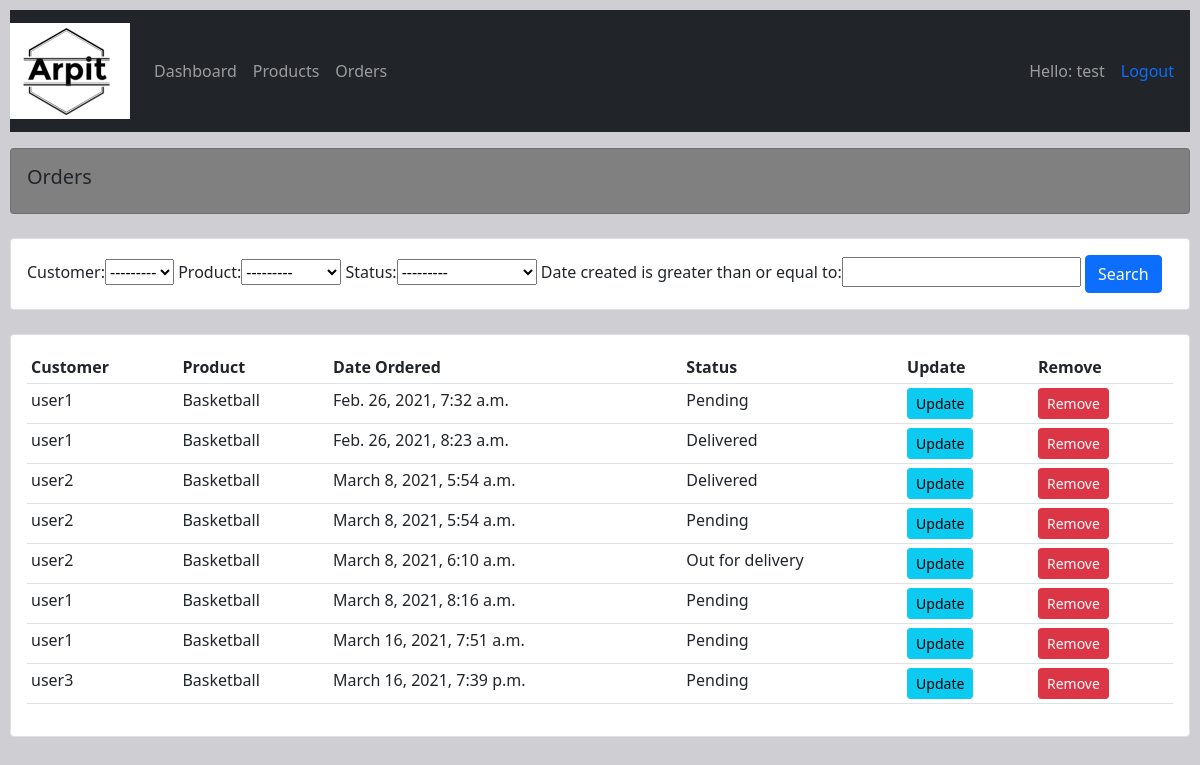
The page /orders/ (signed in) on the database as committed earlier.
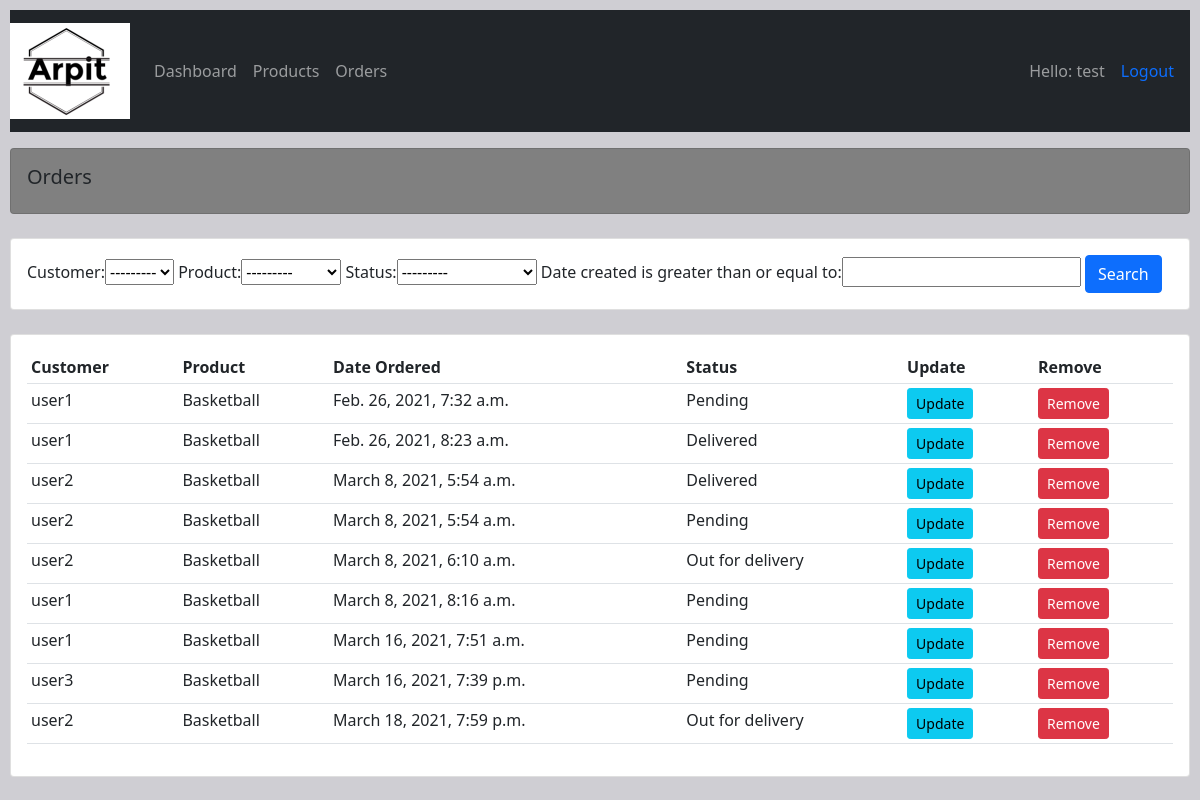
The same page on the database as committed later.
### crm1/models.py (models this page shows, shortened)
class Order(models.Model):
    STATUS = (
        ('Pending', 'Pending'),
        ('Out for delivery', 'Out for delivery'),
        ('Delivered', 'Delivered'),
    )
    customer = models.ForeignKey(
        Customer, null=True, on_delete=models.SET_NULL)
    product = models.ForeignKey(Product, null=True, on_delete=models.SET_NULL)
    date_created = models.DateTimeField(auto_now_add=True, null=True)
    status = models.CharField(max_length=200, choices=STATUS)

class Customer(models.Model):
    user = models.OneToOneField(User, null=True, on_delete=models.CASCADE)
    name = models.CharField(max_length=250, null=True)
    phone = models.CharField(max_length=15, null=True)
    email = models.EmailField(max_length=50, null=True)
    date_created = models.DateTimeField(auto_now_add=True, null=True)
    profile_picture = models.ImageField(default='Arpit.png',null=True, blank=True)
    def __str__(self):
        return str(self.name)

class Product(models.Model):
    CATEGORY = (
        ('Indoor', 'Indoor'),
        ('Outdoor', 'Outdoor'),
    )
    name = models.CharField(max_length=250, null=True)
    price = models.FloatField(null=True)
    category = models.CharField(max_length=250, null=True, choices=CATEGORY)
    description = models.CharField(max_length=200, null=True, blank=True
                                   )
    date_created = models.DateTimeField(auto_now_add=True, null=True)
    tags = models.ManyToManyField(Tag)
    def __str__(self):
        return self.name

### crm1/decorators.py (the view)
        def wrapper_func(request, *args, **kwargs):
            group = None
            if request.user.groups.exists():
                group = request.user.groups.all()[0].name
            if group in allowed_roles:
                return view_func(request, *args, **kwargs)
            else:
                return HttpResponse('You are not authorised to access this Page.')

### crm1/views.py (called while the page is built)
@login_required(login_url='login')
@allowed_users('admin')
def orders(request):
    orders = Order.objects.all()
    orderfilter = OrderFilterAll(request.GET , queryset=orders)
    orders = orderfilter.qs
    context ={'orders':orders,
            'orderfilter':orderfilter,
            }
    return render(request, 'crm1/orders.html', context)

### crm1/templates/crm1/orders.html
{% extends 'crm1/base.html' %}
{% block content %}
<div class="row">
    <div class="col-md ">
        <div class="card card-body " style = "background-color: grey;">
            <h5 class="card-title" >Orders</h5>
        </div>
        <br>
        <div class="row">
            <div class="col">
                <div class="card card-body">
                    <form method="get">
                        {{orderfilter.form}}
                        <button class="btn btn-primary" type="submit">Search</button>
                    </form>
                </div>
            </div>
        </div>
        <br>
        <div class="card card-body">
            <table class="table table-sm">
                <tr>
                    <th>Customer</th>
                    <th>Product</th>
                    <th>Date Ordered</th>
                    <th>Status</th>
                    <th>Update</th>
                    <th>Remove</th>
                </tr>
                {% for order in orders %}
                <tr>
                    <td>{{order.customer.name}}</td>
                    <td>{{order.product}}</td>
                    <td>{{order.date_created}}</td>
                    <td>{{order.status}}</td>
                    <td><a href="{% url 'update_order' order.id %}" class="btn btn-sm btn-info">Update</a></td>
                    <td><a href="{% url 'delete_order' order.id %}" class="btn btn-sm btn-danger">Remove</a></td>
                </tr>
                {% endfor %}
            </table>
        </div>
    </div>
</div>
{% endblock %}

Rows that differ between the two databases and show on the page:
added Order: customer.name "user2", product "Basketball", date_created "March 18, 2021, 7:59 p.m.", status "Out for delivery"
